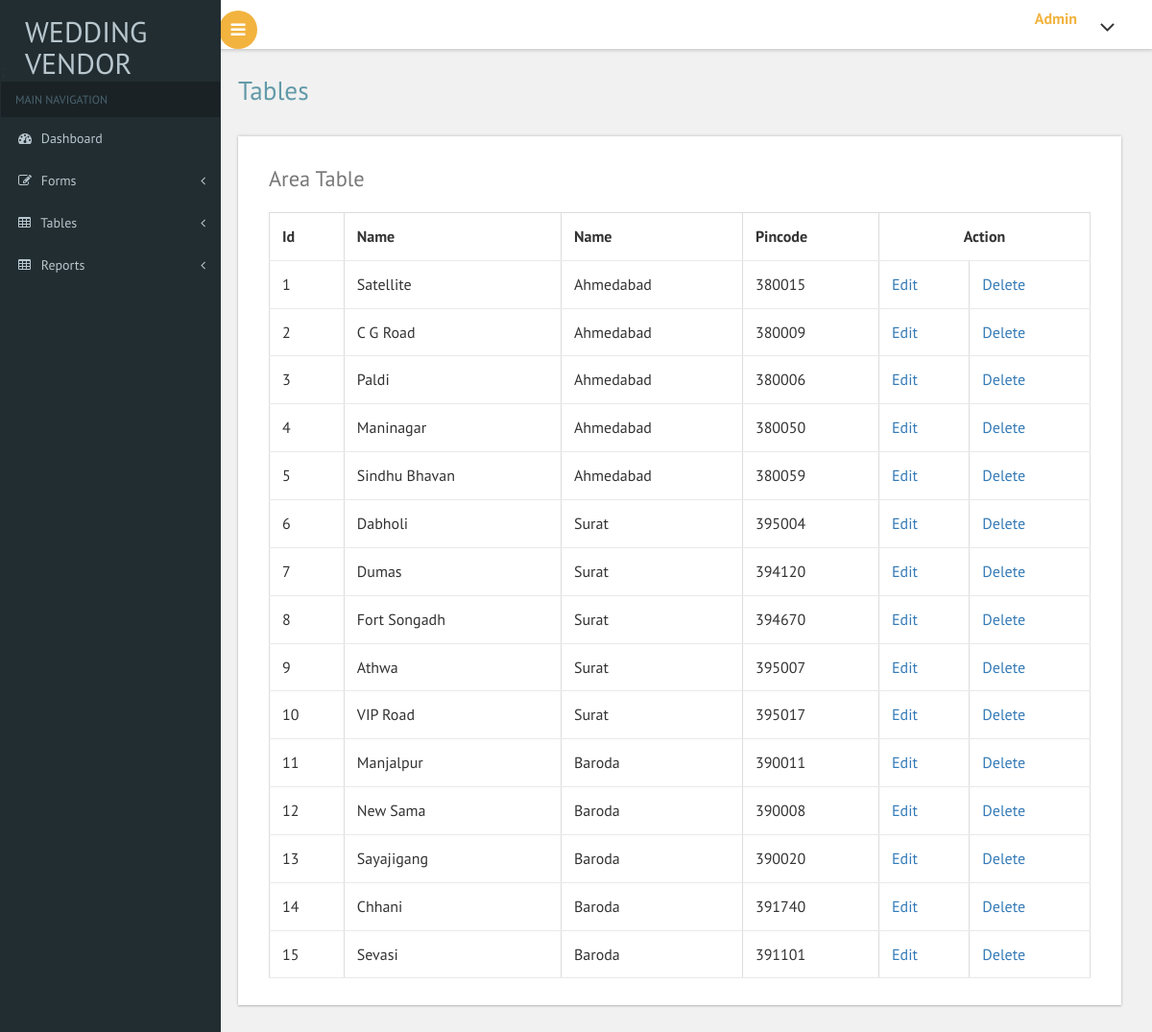
/admin/area_tbl.php (signed in), run on the app's committed database.
### tables this page shows
CREATE TABLE `tbl_area` (
  `city_id` int(10) NOT NULL,
  `area_id` int(10) NOT NULL,
  `area_name` varchar(20) NOT NULL,
  `area_pincode` int(6) NOT NULL
);

CREATE TABLE `tbl_city` (
  `city_id` int(10) NOT NULL,
  `city_name` varchar(20) NOT NULL
);

### admin/area_tbl.php (the view, shortened to what this page needs)
<!DOCTYPE HTML>
<html>
<head>
<link href="css/bootstrap.css" rel='stylesheet' type='text/css' />
<link href="css/style.css" rel='stylesheet' type='text/css' />
<link href="css/font-awesome.css" rel="stylesheet">
 <link href='css/SidebarNav.min.css' media='all' rel='stylesheet' type='text/css'/>
<link href="css/custom.css" rel="stylesheet">
</head>
<body class="cbp-spmenu-push">
<div class="main-content">
	<?php
		include './themepart/sidebar.php';
    ?>
		</div>
		<?php
			include './themepart/header.php';
		?>
		<div id="page-wrapper">
			<div class="main-page">
				<div class="tables">
					<h2 class="title1">Tables</h2>
					<div class="table-responsive bs-example widget-shadow">
						<h4>Area Table</h4>
						<table class="table table-bordered"> <thead>
							<tr>
								  <th>Id</th>
                                  <th>Name</th>
								  <th>Name</th>
							      <th>Pincode</th>
								  <th colspan="2"><center>Action</center></th>
							</tr> </thead> <?php
$connection = mysqli_connect("localhost","root","","wedding_old");
$query = mysqli_query($connection,"SELECT
`tbl_city`.`city_name`
, `tbl_area`.`area_id`
, `tbl_area`.`area_name`
, `tbl_area`.`area_pincode`
FROM
`tbl_city`
INNER JOIN `tbl_area`
	ON (`tbl_city`.`city_id` = `tbl_area`.`city_id`);") or die(mysqli_error($connection));
while($row = mysqli_fetch_array($query))
{
        echo "<td>{$row['area_id']} </td><td>{$row['area_name']} </td> <td>{$row['city_name']} </td><td>{$row['area_pincode']} </td>";
		echo "<td><a href = 'edit_area.php?eid={$row['area_id']}'>Edit</a></td>";
		echo "<td><a href = '?did={$row['area_id']}'>Delete</a></td>";
}
    echo "</table>";
?></table>
					</div>
				</div>
			</div>
		</div>
</body>
</html>

### admin/themepart/sidebar.php (shortened to what this page needs)
<div class="cbp-spmenu cbp-spmenu-vertical cbp-spmenu-left" id="cbp-spmenu-s1">
  <aside class="sidebar-left">
    <nav class="navbar navbar-inverse">
      <div class="navbar-header">
        <a class="navbar-brand" href="master.php">
          <h2>Wedding Vendor</h2>
        </a>;
      </div>
      <div class="collapse navbar-collapse" id="bs-example-navbar-collapse-1">
        <ul class="sidebar-menu">
          <li class="header">MAIN NAVIGATION</li>
          <li class="treeview">
            <a href="master.php">
              <i class="fa fa-dashboard"></i> <span>Dashboard</span>
            </a>
          </li>
          <li class="treeview">
            <a href="#">
              <i class="fa fa-edit"></i> <span>Forms</span>
              <i class="fa fa-angle-left pull-right"></i>
            </a>
          </li>
          <li class="treeview">
            <a href="#">
              <i class="fa fa-table"></i> <span>Tables</span>
              <i class="fa fa-angle-left pull-right"></i>
            </a>
          </li>
          <li class="treeview">
            <a href="#">
              <i class="fa fa-table"></i> <span>Reports</span>
              <i class="fa fa-angle-left pull-right"></i>
            </a>
          </li>
        </ul>
      </div>
    </nav>
  </aside>
</div>

### admin/themepart/header.php (shortened to what this page needs)
<div class="sticky-header header-section ">
	<div class="header-left">
		<button id="showLeftPush"><i class="fa fa-bars"></i></button>
		<div class="clearfix"> </div>
	</div>
	<div class="header-right">
		<div class="profile_details">
			<ul>
				<li class="dropdown profile_details_drop">
					<a href="#" class="dropdown-toggle" data-toggle="dropdown" aria-expanded="false">
						<div class="profile_img">
							<div class="user-name">
								<p>Admin</p>
							</div>
							<i class="fa fa-angle-down lnr"></i>
							<div class="clearfix"></div>
						</div>
					</a>
				</li>
			</ul>
		</div>
		<div class="clearfix"> </div>
	</div>
	<div class="clearfix"> </div>
</div>

### admin/css/custom.css (style rules this page uses)
#page-wrapper { padding:5em 2em 2.5em; background-color: #F1F1F1; }

### data on the page
tbl_area: area_id "1", area_name "Satellite", city.city_name "Ahmedabad", area_pincode "380015"
tbl_area: area_id "2", area_name "C G Road", city.city_name "Ahmedabad", area_pincode "380009"
tbl_area: area_id "3", area_name "Paldi", city.city_name "Ahmedabad", area_pincode "380006"
tbl_area: area_id "4", area_name "Maninagar", city.city_name "Ahmedabad", area_pincode "380050"
tbl_area: area_id "5", area_name "Sindhu Bhavan", city.city_name "Ahmedabad", area_pincode "380059"
tbl_area: area_id "6", area_name "Dabholi", city.city_name "Surat", area_pincode "395004"
tbl_area: area_id "7", area_name "Dumas", city.city_name "Surat", area_pincode "394120"
tbl_area: area_id "8", area_name "Fort Songadh", city.city_name "Surat", area_pincode "394670"
tbl_area: area_id "9", area_name "Athwa", city.city_name "Surat", area_pincode "395007"
tbl_area: area_id "10", area_name "VIP Road", city.city_name "Surat", area_pincode "395017"
tbl_area: area_id "11", area_name "Manjalpur", city.city_name "Baroda", area_pincode "390011"
tbl_area: area_id "12", area_name "New Sama", city.city_name "Baroda", area_pincode "390008"
tbl_area: area_id "13", area_name "Sayajigang", city.city_name "Baroda", area_pincode "390020"
tbl_area: area_id "14", area_name "Chhani", city.city_name "Baroda", area_pincode "391740"
tbl_area: area_id "15", area_name "Sevasi", city.city_name "Baroda", area_pincode "391101"
